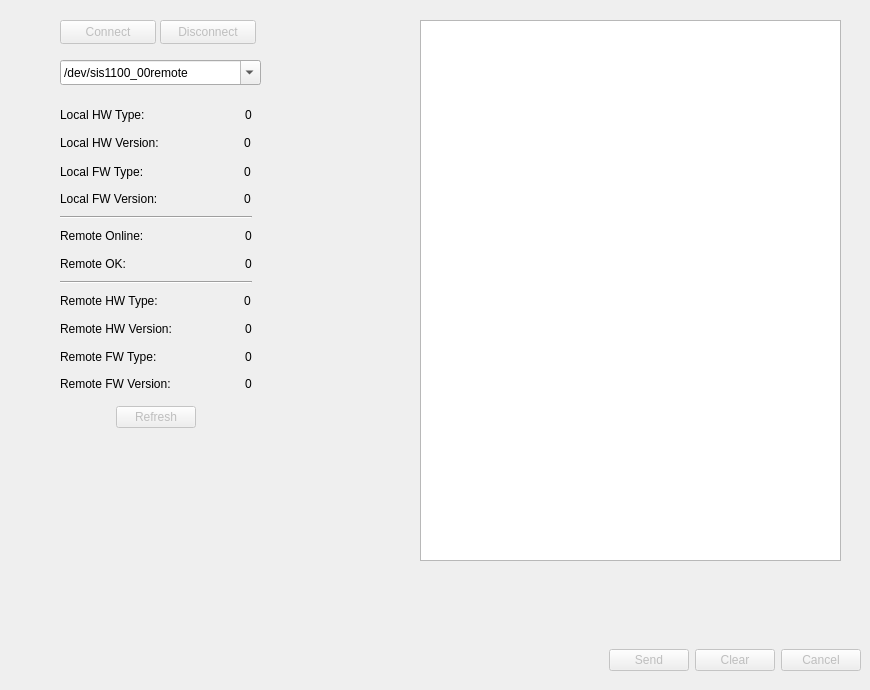
    <widget class="QWidget" name="Connection_SIS1100_Tab">
     <attribute name="title">
      <string>Connection_SIS1100</string>
     </attribute>
     <widget class="QPushButton" name="pushButton_Connect_SIS1100">
      <property name="enabled">
       <bool>false</bool>
      </property>
      <property name="geometry">
       <rect>
        <x>60</x>
        <y>20</y>
        <width>96</width>
        <height>24</height>
       </rect>
      </property>
      <property name="text">
       <string>Connect</string>
      </property>
      <property name="checkable">
       <bool>false</bool>
      </property>
      <property name="flat">
       <bool>false</bool>
      </property>
     </widget>
     <widget class="QPushButton" name="pushButton_Disconnect">
      <property name="enabled">
       <bool>false</bool>
      </property>
      <property name="geometry">
       <rect>
        <x>160</x>
        <y>20</y>
        <width>96</width>
        <height>24</height>
       </rect>
      </property>
      <property name="text">
       <string>Disconnect</string>
      </property>
     </widget>
     <widget class="Line" name="line_2">
      <property name="geometry">
       <rect>
        <x>60</x>
        <y>281</y>
        <width>192</width>
        <height>3</height>
       </rect>
      </property>
      <property name="orientation">
       <enum>Qt::Horizontal</enum>
      </property>
     </widget>
     <widget class="QWidget" name="layoutWidget">
      <property name="geometry">
       <rect>
        <x>60</x>
        <y>132</y>
        <width>191</width>
        <height>22</height>
       </rect>
      </property>
      <layout class="QHBoxLayout" name="_3">
       <item>
        <widget class="QLabel" name="label_localhwversion_desc">
         <property name="text">
          <string>Local HW Version:</string>
         </property>
        </widget>
       </item>
       <item>
        <spacer>
         <property name="orientation">
          <enum>Qt::Horizontal</enum>
         </property>
         <property name="sizeHint" stdset="0">
          <size>
           <width>40</width>
           <height>20</height>
          </size>
         </property>
        </spacer>
       </item>
       <item>
        <widget class="QLabel" name="label_localhwversion">
         <property name="text">
          <string>0</string>
         </property>
        </widget>
       </item>
      </layout>
     </widget>
     <widget class="QWidget" name="layoutWidget_2">
      <property name="geometry">
       <rect>
        <x>60</x>
        <y>188</y>
        <width>191</width>
        <height>22</height>
       </rect>
      </property>
      <layout class="QHBoxLayout" name="_5">
       <item>
        <widget class="QLabel" name="label_localfwversion_desc">
         <property name="text">
          <string>Local FW Version:</string>
         </property>
        </widget>
       </item>
       <item>
        <spacer>
         <property name="orientation">
          <enum>Qt::Horizontal</enum>
         </property>
         <property name="sizeHint" stdset="0">
          <size>
           <width>40</width>
           <height>20</height>
          </size>
         </property>
        </spacer>
       </item>
       <item>
        <widget class="QLabel" name="label_localfwversion">
         <property name="text">
          <string>0</string>
         </property>
        </widget>
       </item>
      </layout>
     </widget>
     <widget class="QWidget" name="layoutWidget_3">
      <property name="geometry">
       <rect>
        <x>60</x>
        <y>225</y>
        <width>192</width>
        <height>22</height>
       </rect>
      </property>
      <layout class="QHBoxLayout" name="_6">
       <item>
        <widget class="QLabel" name="label_remoteonline_desc">
         <property name="text">
          <string>Remote Online:</string>
         </property>
        </widget>
       </item>
       <item>
        <spacer>
         <property name="orientation">
          <enum>Qt::Horizontal</enum>
         </property>
         <property name="sizeHint" stdset="0">
          <size>
           <width>40</width>
           <height>20</height>
          </size>
         </property>
        </spacer>
       </item>
       <item>
        <widget class="QLabel" name="label_remoteonline">
         <property name="text">
          <string>0</string>
         </property>
        </widget>
       </item>
      </layout>
     </widget>
     <widget class="QWidget" name="layoutWidget_4">
      <property name="geometry">
       <rect>
        <x>60</x>
        <y>160</y>
        <width>191</width>
        <height>24</height>
       </rect>
      </property>
      <layout class="QHBoxLayout" name="_4">
       <item>
        <widget class="QLabel" name="label_localfwtype_desc">
         <property name="text">
          <string>Local FW Type:</string>
         </property>
        </widget>
       </item>
       <item>
        <spacer>
         <property name="orientation">
          <enum>Qt::Horizontal</enum>
         </property>
         <property name="sizeHint" stdset="0">
          <size>
           <width>40</width>
           <height>20</height>
          </size>
         </property>
        </spacer>
       </item>
       <item>
        <widget class="QLabel" name="label_localfwtype">
         <property name="text">
          <string>0</string>
         </property>
        </widget>
       </item>
      </layout>
     </widget>
     <widget class="QWidget" name="layoutWidget_5">
      <property name="geometry">
       <rect>
        <x>60</x>
        <y>401</y>
        <width>192</width>
        <height>32</height>
       </rect>
      </property>
      <layout class="QHBoxLayout" name="_12">
       <item>
        <spacer>
         <property name="orientation">
          <enum>Qt::Horizontal</enum>
         </property>
         <property name="sizeHint" stdset="0">
          <size>
           <width>40</width>
           <height>20</height>
          </size>
         </property>
        </spacer>
       </item>
       <item>
        <widget class="QPushButton" name="pushButton_Refreshident">
         <property name="enabled">
          <bool>false</bool>
         </property>
         <property name="text">
          <string>Refresh</string>
         </property>
        </widget>
       </item>
       <item>
        <spacer name="horizontalSpacer">
         <property name="orientation">
          <enum>Qt::Horizontal</enum>
         </property>
         <property name="sizeHint" stdset="0">
          <size>
           <width>40</width>
           <height>20</height>
          </size>
         </property>
        </spacer>
       </item>
      </layout>
     </widget>
     <widget class="QWidget" name="layoutWidget_6">
      <property name="geometry">
       <rect>
        <x>60</x>
        <y>290</y>
        <width>191</width>
        <height>22</height>
       </rect>
      </property>
      <layout class="QHBoxLayout" name="_8">
       <item>
        <widget class="QLabel" name="label_remotehwtype_desc">
         <property name="text">
          <string>Remote HW Type:</string>
         </property>
        </widget>
       </item>
       <item>
        <spacer>
         <property name="orientation">
          <enum>Qt::Horizontal</enum>
         </property>
         <property name="sizeHint" stdset="0">
          <size>
           <width>40</width>
           <height>20</height>
          </size>
         </property>
        </spacer>
       </item>
       <item>
        <widget class="QLabel" name="label_remotehwtype">
         <property name="text">
          <string>0</string>
         </property>
        </widget>
       </item>
      </layout>
     </widget>
     <widget class="QWidget" name="layoutWidget_7">
      <property name="geometry">
       <rect>
        <x>60</x>
        <y>346</y>
        <width>192</width>
        <height>22</height>
       </rect>
      </property>
      <layout class="QHBoxLayout" name="_10">
       <item>
        <widget class="QLabel" name="label_remotefwtype_desc">
         <property name="text">
          <string>Remote FW Type:</string>
         </property>
        </widget>
       </item>
       <item>
        <spacer>
         <property name="orientation">
          <enum>Qt::Horizontal</enum>
         </property>
         <property name="sizeHint" stdset="0">
          <size>
           <width>40</width>
           <height>20</height>
          </size>
         </property>
        </spacer>
       </item>
       <item>
        <widget class="QLabel" name="label_remotefwtype">
         <property name="text">
          <string>0</string>
         </property>
        </widget>
       </item>
      </layout>
     </widget>
     <widget class="QWidget" name="layoutWidget_8">
      <property name="geometry">
       <rect>
        <x>60</x>
        <y>373</y>
        <width>192</width>
        <height>22</height>
       </rect>
      </property>
      <layout class="QHBoxLayout" name="_11">
       <item>
        <widget class="QLabel" name="label_remotefwversion_desc">
         <property name="text">
          <string>Remote FW Version:</string>
         </property>
        </widget>
       </item>
       <item>
        <spacer>
         <property name="orientation">
          <enum>Qt::Horizontal</enum>
         </property>
         <property name="sizeHint" stdset="0">
          <size>
           <width>40</width>
           <height>20</height>
          </size>
         </property>
        </spacer>
       </item>
       <item>
        <widget class="QLabel" name="label_remotefwversion">
         <property name="text">
          <string>0</string>
         </property>
        </widget>
       </item>
      </layout>
     </widget>
     <widget class="QWidget" name="layoutWidget_9">
      <property name="geometry">
       <rect>
        <x>60</x>
        <y>104</y>
        <width>192</width>
        <height>22</height>
       </rect>
      </property>
      <layout class="QHBoxLayout" name="bluvv">
       <item>
        <widget class="QLabel" name="label_localhwtype_desc">
         <property name="text">
          <string>Local HW Type:</string>
         </property>
        </widget>
       </item>
       <item>
        <spacer>
         <property name="orientation">
          <enum>Qt::Horizontal</enum>
         </property>
         <property name="sizeHint" stdset="0">
          <size>
           <width>40</width>
           <height>20</height>
          </size>
         </property>
        </spacer>
       </item>
       <item>
        <widget class="QLabel" name="label_localhwtype">
         <property name="text">
          <string>0</string>
         </property>
        </widget>
       </item>
      </layout>
     </widget>
     <widget class="Line" name="line">
      <property name="geometry">
       <rect>
        <x>60</x>
        <y>216</y>
        <width>192</width>
        <height>3</height>
       </rect>
      </property>
      <property name="orientation">
       <enum>Qt::Horizontal</enum>
      </property>
     </widget>
     <widget class="QWidget" name="layoutWidget_10">
      <property name="geometry">
       <rect>
        <x>60</x>
        <y>318</y>
        <width>192</width>
        <height>22</height>
       </rect>
      </property>
      <layout class="QHBoxLayout" name="_9">
       <item>
        <widget class="QLabel" name="label_remotehwversion_desc">
         <property name="text">
          <string>Remote HW Version:</string>
         </property>
        </widget>
       </item>
       <item>
        <spacer>
         <property name="orientation">
          <enum>Qt::Horizontal</enum>
         </property>
         <property name="sizeHint" stdset="0">
          <size>
           <width>40</width>
           <height>20</height>
          </size>
         </property>
        </spacer>
       </item>
       <item>
        <widget class="QLabel" name="label_remotehwversion">
         <property name="text">
          <string>0</string>
         </property>
        </widget>
       </item>
      </layout>
     </widget>
     <widget class="QWidget" name="layoutWidget_11">
      <property name="geometry">
       <rect>
        <x>60</x>
        <y>253</y>
        <width>192</width>
        <height>22</height>
       </rect>
      </property>
      <layout class="QHBoxLayout" name="_7">
       <item>
        <widget class="QLabel" name="label_remoteok_desc">
         <property name="text">
          <string>Remote OK:</string>
         </property>
        </widget>
       </item>
       <item>
        <spacer>
         <property name="orientation">
          <enum>Qt::Horizontal</enum>
         </property>
         <property name="sizeHint" stdset="0">
          <size>
           <width>40</width>
           <height>20</height>
          </size>
         </property>
        </spacer>
       </item>
       <item>
        <widget class="QLabel" name="label_remoteok">
         <property name="text">
          <string>0</string>
         </property>
        </widget>
       </item>
      </layout>
     </widget>
     <widget class="QTableWidget" name="tableWidget_slowcontrol">
      <property name="geometry">
       <rect>
        <x>420</x>
        <y>20</y>
        <width>421</width>
        <height>541</height>
       </rect>
      </property>
     </widget>
     <widget class="QWidget" name="horizontalLayoutWidget_3">
      <property name="geometry">
       <rect>
        <x>420</x>
        <y>640</y>
        <width>441</width>
        <height>41</height>
       </rect>
      </property>
      <layout class="QHBoxLayout" name="horizontalLayout_5">
       <item>
        <spacer name="horizontalSpacer_4">
         <property name="orientation">
          <enum>Qt::Horizontal</enum>
         </property>
         <property name="sizeHint" stdset="0">
          <size>
           <width>40</width>
           <height>20</height>
          </size>
         </property>
        </spacer>
       </item>
       <item>
        <widget class="QPushButton" name="pushButton_slowcontrolsend">
         <property name="enabled">
          <bool>false</bool>
         </property>
         <property name="text">
          <string>Send</string>
         </property>
        </widget>
       </item>
       <item>
        <widget class="QPushButton" name="pushButton_slowcontrolclear">
         <property name="enabled">
          <bool>false</bool>
         </property>
         <property name="text">
          <string>Clear</string>
         </property>
        </widget>
       </item>
       <item>
        <widget class="QPushButton" name="pushButton_slowcontrolcancel">
         <property name="enabled">
          <bool>false</bool>
         </property>
         <property name="text">
          <string>Cancel</string>
         </property>
        </widget>
       </item>
      </layout>
     </widget>
     <widget class="QComboBox" name="comboBox_connectiondevice">
      <property name="geometry">
       <rect>
        <x>60</x>
        <y>60</y>
        <width>201</width>
        <height>25</height>
       </rect>
      </property>
      <property name="editable">
       <bool>true</bool>
      </property>
      <item>
       <property name="text">
        <string>/dev/sis1100_00remote</string>
       </property>
      </item>
      <item>
       <property name="text">
        <string>/dev/sis1100_20remote</string>
       </property>
      </item>
     </widget>
     <zorder>layoutWidget_2</zorder>
     <zorder>layoutWidget_3</zorder>
     <zorder>layoutWidget_4</zorder>
     <zorder>layoutWidget_5</zorder>
     <zorder>layoutWidget_6</zorder>
     <zorder>layoutWidget_7</zorder>
     <zorder>layoutWidget_8</zorder>
     <zorder>layoutWidget_9</zorder>
     <zorder>layoutWidget_10</zorder>
     <zorder>layoutWidget_11</zorder>
     <zorder>pushButton_Disconnect</zorder>
     <zorder>line_2</zorder>
     <zorder>line</zorder>
     <zorder>layoutWidget</zorder>
     <zorder>pushButton_Connect_SIS1100</zorder>
     <zorder>tableWidget_slowcontrol</zorder>
     <zorder>horizontalLayoutWidget_3</zorder>
     <zorder>comboBox_connectiondevice</zorder>
    </widget>
